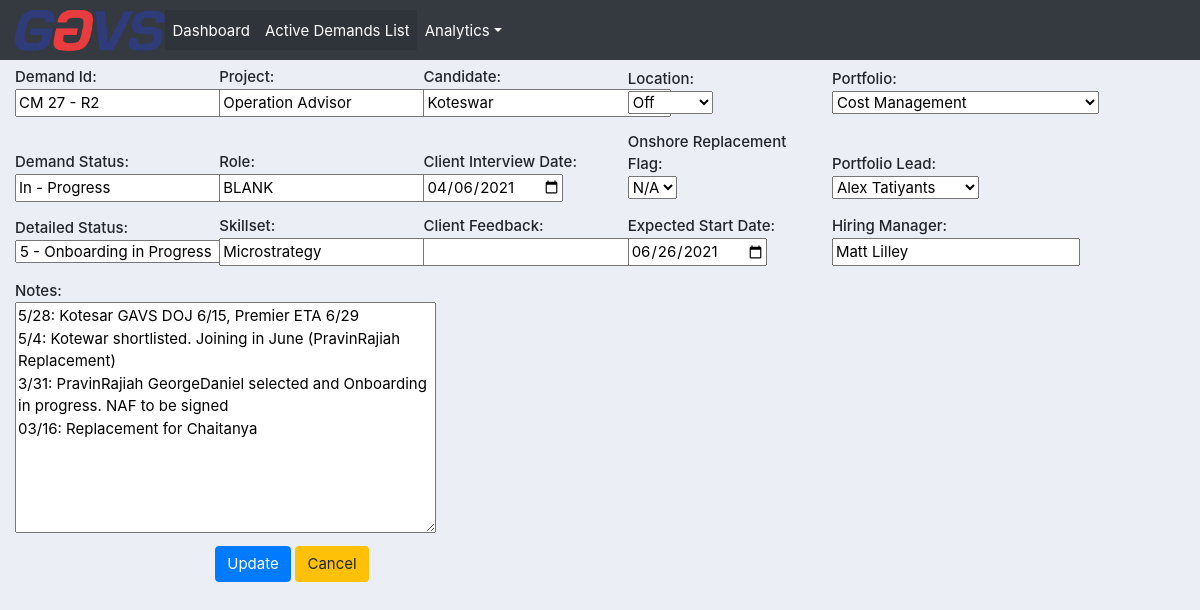
The app's page /active_demands/2/update_detail/ with its own data.
### Demand_Manager/models.py (models this page shows, shortened)
class Demand_Master(models.Model):
	STATUS =(
	    ('Open', 'Open'),
	    ('In - Progress', 'In - Progress'),
	    ('On - Hold', 'On - Hold'),
	    ('Cancelled', 'Cancelled'),
	    ('Closed', 'Closed')
	)
	PORTFOLIO = (
	        ('Clinical Decision Support', 'Clinical Decision Support'),
	        ('Clinical Survelliance', 'Clinical Survelliance'),
	        ('Contigo Health', 'Contigo Health'),
	        ('Corp IT', 'Corp IT'),
	        ('Cost Management', 'Cost Management'),
	        ('Development Operations', 'Development Operations'),
	        ('GPO', 'GPO'),
	        ('Infrastructure', 'Infrastructure'),
	        ('Innovatix', 'Innovatix'),
	        ('IPA', 'IPA'),
	        ('Population Health', 'Population Health'),
	        ('PAS', 'PAS'),
	        ('Quality & Population Health', 'Quality & Population Health'),
	        ('Clinical Performance Improvement', 'Clinical Performance Improvement')
	)
	PLEAD = (
	        ('Alex Tatiyants', 'Alex Tatiyants'),
	        ('Chris Ickert', 'Chris Ickert'),
	        ('Denise Juliano', 'Denise Juliano'),
	        ('Greg Montano', 'Greg Montano'),
	        ('Pawan Singh', 'Pawan Singh'),
	        ('Saima Khan', 'Saima Khan'),
	        ('Saji Rajasekharan', 'Saji Rajasekharan'),
	        ('Todd Wilkes', 'Todd Wilkes'),
	        ('Charlie Sinnett', 'Charlie Sinnett')
	)
	LOCATION = (
        ('Off', 'Off'),
        ('On', 'On'),
        ('On-Off', 'On-Off')
    )
	RFLAG = (
	        ('Yes', 'Yes'),
	        ('No', 'No'),
	        ('N/A', 'N/A')
	)
	DSTATUS = (
        ('1 - GAVS Sourcing/Screening', '1 - GAVS Sourcing/Screening'),
        ('2 - Premier Reviewing Profiles', '2 - Premier Reviewing Profiles'),
        ('3 - Premier Interviewing', '3 - Premier Interviewing'),
        ('4 - Candidate Selected', '4 - Candidate Selected'),
        ('5 - Onboarding in Progress', '5 - Onboarding in Progress'),
        ('7 - Candidate Started', '7 - Candidate Started'),
        ('8 - On Hold', '8 - On Hold'),
        ('9 - Cancelled', '9 - Cancelled')
    )
	Fiscal_Year = models.CharField(max_length=4, blank='true')
	Requested_Date = models.DateField(default=datetime.now)
	Demand_Status = models.CharField(max_length=25, choices = STATUS, blank='true')
	Demand_Id = models.CharField(max_length=25, blank='true')
	Portfolio = models.CharField(max_length=100, choices = PORTFOLIO, blank='true')
	Portfolio_Lead = models.CharField(max_length=50, choices = PLEAD, blank='true')
	Hiring_Manager = models.CharField(max_length=50, blank='true')
	Project = models.CharField(max_length=100, blank='true')
	Role = models.CharField(max_length=100, blank='true')
	Skillset = models.CharField(max_length=100, blank='true')
	Location = models.CharField(max_length=10, choices = LOCATION, blank='true')
	Onshore_Replacement_Flag = models.CharField(max_length=3, choices = RFLAG, default='N/A')
	Planned_Start_Date = models.DateField(default=datetime.now)
	Expected_Start_Date = models.DateField(default=datetime.now)
	Detailed_Status = models.CharField(max_length=50, choices = DSTATUS, blank='true')
	Notes = models.TextField(blank='true')
	Actual_Start_Date = models.DateField(default=datetime.now)
	Candidate = models.CharField(max_length=100, blank='true')
	Client_Feedback = models.CharField(max_length=200, blank='true')
	GAVS_Screening_Date = models.DateField(null='true', blank='true')
	Client_Screening_Date = models.DateField(null='true', blank='true')
	Client_Interview_Date = models.DateField(null='true', blank='true')
	Selected_Date = models.DateField(null='true', blank='true')
	Onboard_Initated_Date =  models.DateField(null='true', blank='true')
	Log_Date = models.DateField(auto_now='true')

### Demand_Manager/views.py (the view, shortened to what this page needs)
# urls.py: path("active_demands/<str:pk>/update_detail/", views.updateDetail, name="update_detail"),
def updateDetail(request, pk):
	detail = Demand_Master.objects.get(id=pk)
	form = UpdateForm(instance=detail)
	context = {'form':form}
	return render(request, "Demand_Manager/update_Detail.html", context)

### Demand_Manager/forms.py
class UpdateForm(ModelForm):
	Demand_Id = forms.CharField(label='Demand Id',
				widget=forms.TextInput(attrs={"readonly":"readonly"}))
	Demand_Status = forms.CharField(label='Demand Status',
				widget=forms.TextInput(attrs={"readonly":"readonly"}))
	class Meta:
		model= Demand_Master
		fields = [
				'Demand_Id',
				'Project',
				'Candidate',
				'Location',
				'Portfolio',
				'Demand_Status',
				'Role',
				'Client_Interview_Date',
				'Onshore_Replacement_Flag',
				'Portfolio_Lead',
				'Detailed_Status',
				'Skillset',
				'Client_Feedback',
				'Expected_Start_Date',
				'Hiring_Manager',
				'Notes'
				]
		widgets = {'Expected_Start_Date':DateInput(),'Client_Interview_Date':DateInput() }

### Demand_Manager/templates/Demand_Manager/update_Detail.html (shortened to what this page needs)
{% load static %}
<!DOCTYPE html>
<html>
<head>
  <link rel="stylesheet" href="https://stackpath.bootstrapcdn.com/bootstrap/4.3.1/css/bootstrap.min.css">
  <link rel="stylesheet" type="text/css" href="{% static '/css/main.css' %}">
  <link rel="stylesheet" type="text/css" href="{% static '/css/materialize_custom.css' %}">
</head>
<body>
{%  include 'Demand_Manager/navbar.html' %}
<br>
	       <h6 style="color:black" align:centre><strong>Update Demand Details</strong></h6></div>
          <div class="form-group row">
            <form method="POST">
              {% for field in form %}
              <label for="id_{{ field.name }}" class="col-2 col-form-label"><strong>{{ field.label }}:<br>  {{ field }}</strong></label>
              {% endfor %}
                <div class="offset-sm-2 col-sm-6">
        	         <button type="submit" class="btn btn-primary" href="/active_demands"/>Update</button>
                    <a class="btn btn-warning" href="/active_demands/">Cancel</a>
                </div>
            </form>
          </div>

### static/css/main.css (style rules this page uses)
body { background-color: #ebeff5; }

### records on screen
Demand_Master: form "CM 27 - R2" "Operation Advisor" "Koteswar" "Off" "Cost Management" "In - Progress" "BLANK" "04/06/2021" "N/A" "Alex Tatiyants" "5 - Onboarding in Progress" "Microstrategy" "06/26/2021" "Matt Lilley" "5/28: Kotesar GAVS DOJ 6/15, Premier ETA 6/29 5/4: Kotewar shortlisted. Joining in June (PravinRajiah Replacement) 3/31: PravinRajiah GeorgeDaniel selected and Onboarding in progress. NAF to be signed 03/16: Replacement for Chaitanya"

### other values on screen
{{ field.label }} "Demand Id" "Project" "Candidate" "Location" "Portfolio" "Demand Status" "Role" "Client Interview Date" "Onshore Replacement Flag" "Portfolio Lead" "Detailed Status" "Skillset" "Client Feedback" "Expected Start Date" "Hiring Manager" "Notes"
